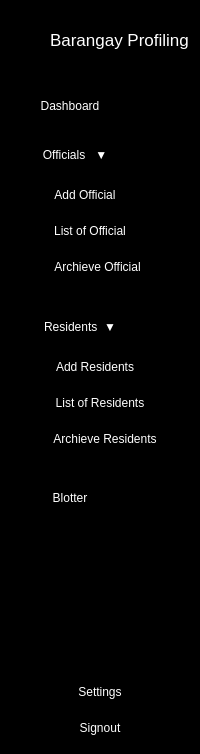
      <widget class="QWidget" name="icon_text_widget" native="true">
       <property name="styleSheet">
        <string notr="true">QWidget{
background-color: rgb(0, 0, 0);
color:white;
}

QPushButton{
   height:30px;
   border:none;
}

</string>
       </property>
       <layout class="QVBoxLayout" name="verticalLayout_9">
        <property name="topMargin">
         <number>30</number>
        </property>
        <item>
         <layout class="QHBoxLayout" name="horizontalLayout">
          <item>
           <widget class="QLabel" name="label_2">
            <property name="text">
             <string/>
            </property>
            <property name="pixmap">
             <pixmap resource="resources.qrc">:/images/head1-1.png</pixmap>
            </property>
           </widget>
          </item>
          <item>
           <widget class="QLabel" name="label_3">
            <property name="font">
             <font>
              <pointsize>13</pointsize>
             </font>
            </property>
            <property name="text">
             <string>Barangay Profiling</string>
            </property>
           </widget>
          </item>
         </layout>
        </item>
        <item>
         <layout class="QVBoxLayout" name="verticalLayout_5">
          <property name="spacing">
           <number>18</number>
          </property>
          <property name="topMargin">
           <number>35</number>
          </property>
          <item>
           <widget class="QPushButton" name="dashboard_2">
            <property name="styleSheet">
             <string notr="true">QPushButton{
 padding-left:-60px;
}

QPushButton:Checked{
background-color:white;
border-radius:3px;
}

QPushButton:hover{
  color:#12B298

}</string>
            </property>
            <property name="text">
             <string>Dashboard</string>
            </property>
            <property name="icon">
             <iconset resource="resources.qrc">
              <normaloff>:/images/border-all-solid.png</normaloff>
              <normalon>:/images/border-all-solid.png</normalon>:/images/border-all-solid.png</iconset>
            </property>
            <property name="iconSize">
             <size>
              <width>100</width>
              <height>20</height>
             </size>
            </property>
            <property name="checkable">
             <bool>true</bool>
            </property>
           </widget>
          </item>
          <item>
           <widget class="QFrame" name="officials">
            <property name="frameShape">
             <enum>QFrame::Shape::StyledPanel</enum>
            </property>
            <property name="frameShadow">
             <enum>QFrame::Shadow::Raised</enum>
            </property>
            <layout class="QVBoxLayout" name="verticalLayout_3">
             <property name="spacing">
              <number>0</number>
             </property>
             <property name="leftMargin">
              <number>0</number>
             </property>
             <property name="topMargin">
              <number>0</number>
             </property>
             <property name="rightMargin">
              <number>0</number>
             </property>
             <property name="bottomMargin">
              <number>0</number>
             </property>
             <item>
              <widget class="QPushButton" name="offy_2">
               <property name="styleSheet">
                <string notr="true">QPushButton{
 padding-left:-50px;
}


QPushButton:hover{
  color:#12B298

}</string>
               </property>
               <property name="text">
                <string>Officials   ▼</string>
               </property>
               <property name="icon">
                <iconset resource="resources.qrc">
                 <normaloff>:/images/users-gear-solid.png</normaloff>
                 <normalon>:/images/users-gear-solid.png</normalon>:/images/users-gear-solid.png</iconset>
               </property>
               <property name="iconSize">
                <size>
                 <width>100</width>
                 <height>20</height>
                </size>
               </property>
               <property name="checkable">
                <bool>true</bool>
               </property>
              </widget>
             </item>
             <item>
              <widget class="QFrame" name="officials_dropdown">
               <property name="frameShape">
                <enum>QFrame::Shape::StyledPanel</enum>
               </property>
               <property name="frameShadow">
                <enum>QFrame::Shadow::Raised</enum>
               </property>
               <layout class="QVBoxLayout" name="verticalLayout">
                <item>
                 <widget class="QPushButton" name="add_official">
                  <property name="styleSheet">
                   <string notr="true">QPushButton{
 padding-left:-30px;

}

QPushButton:hover{
  color:#12B298

}</string>
                  </property>
                  <property name="text">
                   <string>Add Official</string>
                  </property>
                  <property name="checkable">
                   <bool>true</bool>
                  </property>
                 </widget>
                </item>
                <item>
                 <widget class="QPushButton" name="list_official">
                  <property name="styleSheet">
                   <string notr="true">QPushButton{
 padding-left:-20px;

}

QPushButton:hover{
  color:#12B298

}</string>
                  </property>
                  <property name="text">
                   <string>List of Official</string>
                  </property>
                  <property name="checkable">
                   <bool>true</bool>
                  </property>
                 </widget>
                </item>
                <item>
                 <widget class="QPushButton" name="official_end">
                  <property name="styleSheet">
                   <string notr="true">QPushButton{
 padding-left:-5px;

}

QPushButton:hover{
  color:#12B298

}</string>
                  </property>
                  <property name="text">
                   <string>Archieve Official</string>
                  </property>
                  <property name="checkable">
                   <bool>true</bool>
                  </property>
                 </widget>
                </item>
               </layout>
              </widget>
             </item>
            </layout>
           </widget>
          </item>
          <item>
           <widget class="QFrame" name="residents">
            <property name="frameShape">
             <enum>QFrame::Shape::StyledPanel</enum>
            </property>
            <property name="frameShadow">
             <enum>QFrame::Shadow::Raised</enum>
            </property>
            <layout class="QVBoxLayout" name="verticalLayout_4">
             <property name="spacing">
              <number>0</number>
             </property>
             <property name="leftMargin">
              <number>0</number>
             </property>
             <property name="topMargin">
              <number>0</number>
             </property>
             <property name="rightMargin">
              <number>0</number>
             </property>
             <property name="bottomMargin">
              <number>0</number>
             </property>
             <item>
              <widget class="QPushButton" name="residents_2">
               <property name="styleSheet">
                <string notr="true">QPushButton{
 padding-left:-40px;
}

QPushButton:hover{
  color:#12B298

}</string>
               </property>
               <property name="text">
                <string>Residents  ▼</string>
               </property>
               <property name="icon">
                <iconset resource="resources.qrc">
                 <normaloff>:/images/user-solid.png</normaloff>
                 <normalon>:/images/user-solid.png</normalon>:/images/user-solid.png</iconset>
               </property>
               <property name="iconSize">
                <size>
                 <width>100</width>
                 <height>20</height>
                </size>
               </property>
               <property name="checkable">
                <bool>true</bool>
               </property>
              </widget>
             </item>
             <item>
              <widget class="QFrame" name="residents_dropdown">
               <property name="frameShape">
                <enum>QFrame::Shape::StyledPanel</enum>
               </property>
               <property name="frameShadow">
                <enum>QFrame::Shadow::Raised</enum>
               </property>
               <layout class="QVBoxLayout" name="verticalLayout_2">
                <item>
                 <widget class="QPushButton" name="add_residents">
                  <property name="styleSheet">
                   <string notr="true">QPushButton{
 padding-left:-10px;

}

QPushButton:hover{
  color:#12B298

}</string>
                  </property>
                  <property name="text">
                   <string>Add Residents</string>
                  </property>
                  <property name="checkable">
                   <bool>true</bool>
                  </property>
                 </widget>
                </item>
                <item>
                 <widget class="QPushButton" name="list_residents">
                  <property name="styleSheet">
                   <string notr="true">QPushButton{
 padding-left:0px;

}

QPushButton:hover{
  color:#12B298

}</string>
                  </property>
                  <property name="text">
                   <string>List of Residents</string>
                  </property>
                  <property name="checkable">
                   <bool>true</bool>
                  </property>
                 </widget>
                </item>
                <item>
                 <widget class="QPushButton" name="archieve_residents">
                  <property name="styleSheet">
                   <string notr="true">QPushButton{
 padding-left:10px;

}

QPushButton:hover{
  color:#12B298

}</string>
                  </property>
                  <property name="text">
                   <string>Archieve Residents</string>
                  </property>
                  <property name="checkable">
                   <bool>true</bool>
                  </property>
                 </widget>
                </item>
               </layout>
              </widget>
             </item>
            </layout>
           </widget>
          </item>
          <item>
           <widget class="QPushButton" name="blotter_3">
            <property name="styleSheet">
             <string notr="true">QPushButton{
 padding-left:-60px;
}

QPushButton:Checked{
background-color:white;
border-radius:3px;
}

QPushButton:hover{
  color:#12B298

}</string>
            </property>
            <property name="text">
             <string>Blotter</string>
            </property>
            <property name="icon">
             <iconset resource="resources.qrc">
              <normaloff>:/images/file-solid.png</normaloff>
              <normalon>:/images/file-solid.png</normalon>:/images/file-solid.png</iconset>
            </property>
            <property name="iconSize">
             <size>
              <width>100</width>
              <height>20</height>
             </size>
            </property>
            <property name="checkable">
             <bool>true</bool>
            </property>
           </widget>
          </item>
         </layout>
        </item>
        <item>
         <spacer name="verticalSpacer">
          <property name="orientation">
           <enum>Qt::Orientation::Vertical</enum>
          </property>
          <property name="sizeHint" stdset="0">
           <size>
            <width>20</width>
            <height>158</height>
           </size>
          </property>
         </spacer>
        </item>
        <item>
         <layout class="QVBoxLayout" name="verticalLayout_6">
          <item>
           <widget class="QPushButton" name="settings_2">
            <property name="styleSheet">
             <string notr="true">QPushButton:hover{
  color:#12B298

}</string>
            </property>
            <property name="text">
             <string>Settings</string>
            </property>
            <property name="icon">
             <iconset resource="resources.qrc">
              <normaloff>:/images/gear-solid.ico</normaloff>
              <normalon>:/images/gear-solid.ico</normalon>:/images/gear-solid.ico</iconset>
            </property>
            <property name="iconSize">
             <size>
              <width>100</width>
              <height>20</height>
             </size>
            </property>
            <property name="checkable">
             <bool>true</bool>
            </property>
           </widget>
          </item>
          <item>
           <widget class="QPushButton" name="signout_2">
            <property name="styleSheet">
             <string notr="true">QPushButton:hover{
  color:#12B298

}</string>
            </property>
            <property name="text">
             <string>Signout</string>
            </property>
            <property name="icon">
             <iconset resource="resources.qrc">
              <normaloff>:/images/right-from-bracket-solid.png</normaloff>
              <normalon>:/images/right-from-bracket-solid.png</normalon>:/images/right-from-bracket-solid.png</iconset>
            </property>
            <property name="checkable">
             <bool>true</bool>
            </property>
           </widget>
          </item>
         </layout>
        </item>
       </layout>
      </widget>
